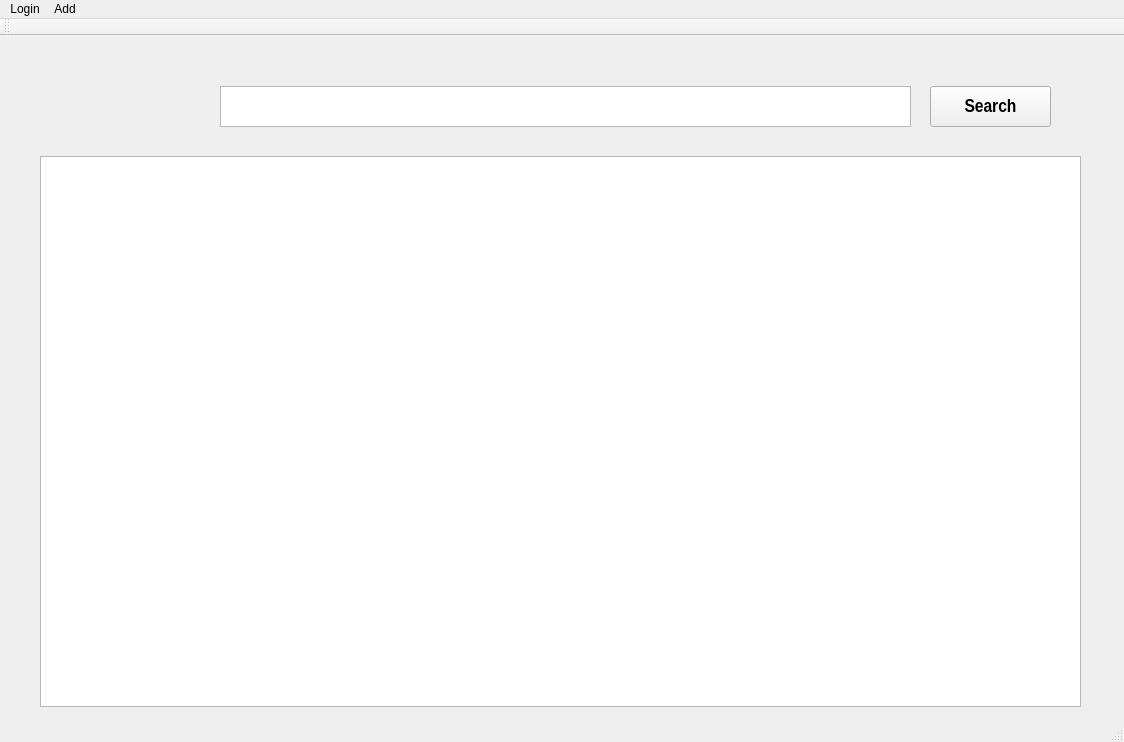
<?xml version="1.0" encoding="UTF-8"?>
<ui version="4.0">
 <class>MainWindow</class>
 <widget class="QMainWindow" name="MainWindow">
  <property name="geometry">
   <rect>
    <x>0</x>
    <y>0</y>
    <width>1124</width>
    <height>742</height>
   </rect>
  </property>
  <property name="windowTitle">
   <string>MainWindow</string>
  </property>
  <widget class="QWidget" name="centralWidget">
   <widget class="QTextEdit" name="textEdit">
    <property name="geometry">
     <rect>
      <x>220</x>
      <y>50</y>
      <width>691</width>
      <height>41</height>
     </rect>
    </property>
    <property name="font">
     <font>
      <family>Arial Narrow</family>
      <pointsize>14</pointsize>
      <weight>75</weight>
      <bold>true</bold>
     </font>
    </property>
   </widget>
   <widget class="QPushButton" name="pushButton">
    <property name="geometry">
     <rect>
      <x>930</x>
      <y>50</y>
      <width>121</width>
      <height>41</height>
     </rect>
    </property>
    <property name="font">
     <font>
      <family>Arial Narrow</family>
      <pointsize>14</pointsize>
      <weight>75</weight>
      <bold>true</bold>
     </font>
    </property>
    <property name="text">
     <string>Search</string>
    </property>
   </widget>
   <widget class="QTableView" name="tableView">
    <property name="geometry">
     <rect>
      <x>40</x>
      <y>120</y>
      <width>1041</width>
      <height>551</height>
     </rect>
    </property>
    <property name="font">
     <font>
      <pointsize>12</pointsize>
     </font>
    </property>
    <property name="horizontalScrollBarPolicy">
     <enum>Qt::ScrollBarAlwaysOff</enum>
    </property>
    <property name="selectionBehavior">
     <enum>QAbstractItemView::SelectRows</enum>
    </property>
   </widget>
  </widget>
  <widget class="QMenuBar" name="menuBar">
   <property name="enabled">
    <bool>true</bool>
   </property>
   <property name="geometry">
    <rect>
     <x>0</x>
     <y>0</y>
     <width>1124</width>
     <height>25</height>
    </rect>
   </property>
   <property name="defaultUp">
    <bool>false</bool>
   </property>
   <widget class="QMenu" name="menuLogin">
    <property name="tearOffEnabled">
     <bool>true</bool>
    </property>
    <property name="title">
     <string>Login</string>
    </property>
    <property name="toolTipsVisible">
     <bool>true</bool>
    </property>
   </widget>
   <widget class="QMenu" name="menuAdd">
    <property name="title">
     <string>Add</string>
    </property>
   </widget>
   <addaction name="menuLogin"/>
   <addaction name="menuAdd"/>
  </widget>
  <widget class="QToolBar" name="mainToolBar">
   <attribute name="toolBarArea">
    <enum>TopToolBarArea</enum>
   </attribute>
   <attribute name="toolBarBreak">
    <bool>false</bool>
   </attribute>
  </widget>
  <widget class="QStatusBar" name="statusBar"/>
 </widget>
 <layoutdefault spacing="6" margin="11"/>
 <resources/>
 <connections/>
</ui>
